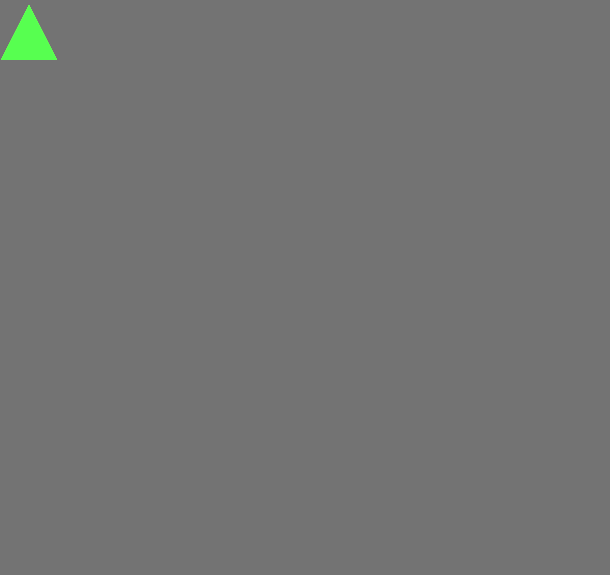
Frame 1 (no input)
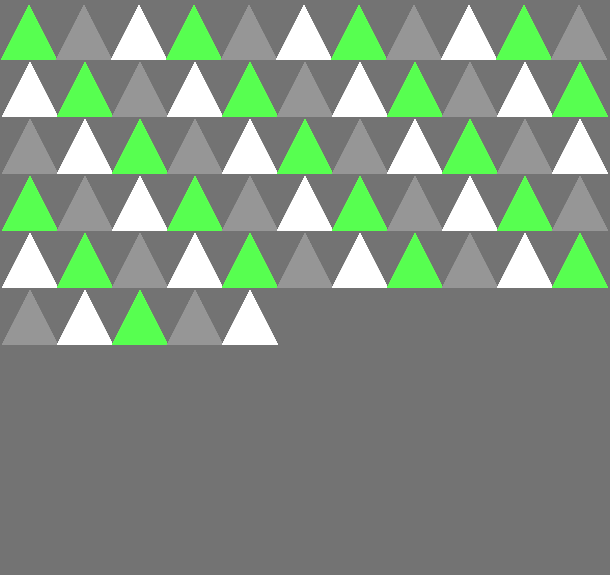
Frame 60 (the mouse pressed at the canvas centre just before this capture)
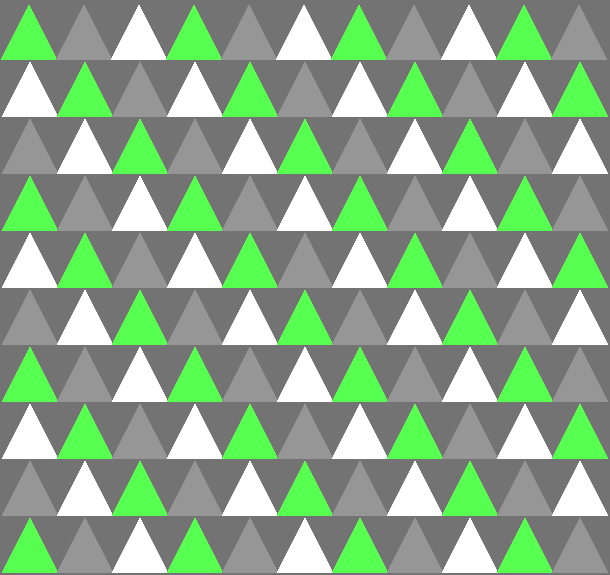
Frame 120 (the mouse held since frame 60 and released just before this capture)

The Processing sketch that drew these frames (run headless with seeded random() and noise(); from frame 60 on, the mouse is pressed at the canvas centre):

// Processing sketch: WrappingPaper1
// ── WrappingPaper1.pde

class Triangles {
  private float x,y;
  private int c;
  float colorRange = random(10, 40);
  float origColor = random(0,360);
  
  
  
  public Triangles(float x, float y, int c)  {
    this.x=x;
    this.y=y;
    //this.c=c; //color
  }
  public Triangles (){
    x=0;
    y=0;
    c=0;
  }
  public void draw (){
    noStroke();
    // if (mousePressed && (mouseButon==LEFT)) {
      
    //fill(157,183,201);
  //}
  if(c==0){
    fill(origColor, 290, 80);
    c=1;}
    else
    if(c==1){
      fill(150);
      c=2;}
      else
      if(c==2){
        fill(255);
        c=0;}
  if(x==x){ 
    x=x+55;
    triangle(-54+x, 60+y, -26+x, 5+y, 2+x, 60+y);
  }
  if(x>=600){
    x=1;
    y=y+57;
  }
}
}
Triangles[]b=new
Triangles[10];
void setup(){
  size(610,575);
  noStroke();
  for(int i=0; i<b.length;i ++)
  b[i]=new Triangles();
  background(115);
  
}
void draw() {
  for(int i=0; i<b.length;i ++){
    b[i].draw();
  }
}
    
//void setup() {
  //size(600, 400);
  //noStroke();
  //fill(255);
  
  
      //fill(157, 183, 201);
      //if(x==x){x=x+55; triangle
   //triangle(0, 0, 40, 0, 20, 30); 
   //if
   
   // }
  
